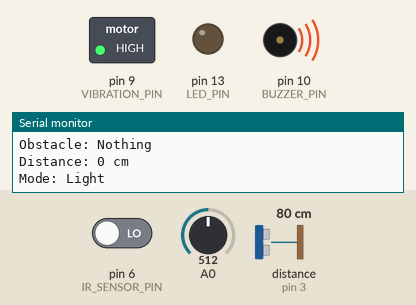
A sketch run on a simulated Arduino Uno, built with avr-gcc and run on an emulated ATmega328P. Parts: switched loads named in the sketch (green lamp = pin HIGH), output pins drawn as LEDs (lit = HIGH), buzzer (waves = sounding, pin HIGH), the last lines printed to the serial monitor. Wiring (inferred from the names in the program): ultrasonic range finder: trigger pin 2; echo pin 3. Inputs (shaded band) come from the test bench; at power-on: A0 = 512, pin 6 (IR_SENSOR_PIN) LOW, distance to the obstacle (sensor on pin 3) 80 cm. The echo pulse lasts 58.3 µs per cm; pins used as bus, display or sensor lines are not drawn.

Above: at 0.8 s.
0.9 s: A0 set to 311
8.5 s: A0 set to 281
At 15.4 s:
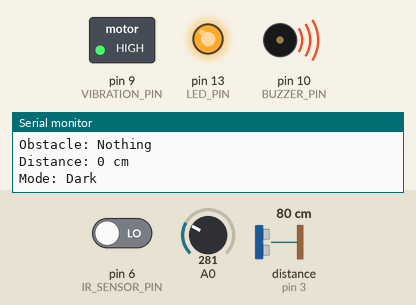
22.3 s: pin 6 (IR_SENSOR_PIN) driven HIGH
At 24.5 s:
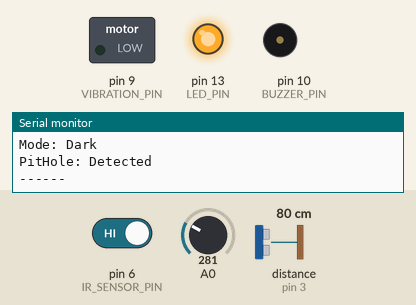
35.4 s: distance to the obstacle (sensor on pin 3) set to 69 cm
At 39.6 s:
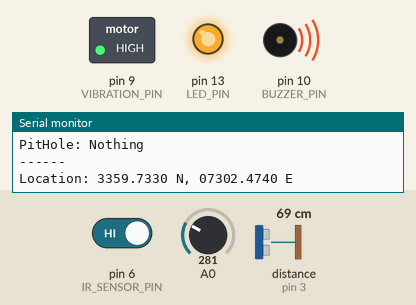
Timing chart, 0 to 62.9 s (numbered marks = the images above; inputs shaded):
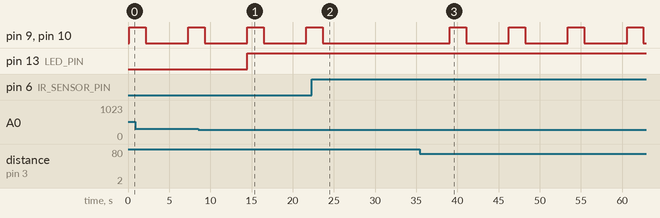

The sketch:

smart_cane_prototype.ino
```cpp
#define F_CPU 16000000UL
#include <avr/io.h>
#include <util/delay.h>
#include <string.h>
#include <stdlib.h>
#include <SoftwareSerial.h>

#define TRIG_PIN PD2
#define ECHO_PIN PD3
#define IR_SENSOR_PIN PD6
#define LDR_PIN 0  // Analog pin A0

#define BUZZER_PIN PB2      // D10
#define VIBRATION_PIN PB1   // D9
#define LED_PIN PB5         // D13

uint16_t obstacle_range = 150;
uint8_t alert_enabled = 1;

SoftwareSerial gpsSerial(4, 5); // RX, TX

void usart_init(unsigned int baud) {
    unsigned int ubrr = F_CPU / 16 / baud - 1;
    UBRR0H = (unsigned char)(ubrr >> 8);
    UBRR0L = (unsigned char)ubrr;
    UCSR0B = (1 << RXEN0) | (1 << TXEN0);
    UCSR0C = (1 << UCSZ01) | (1 << UCSZ00);
}

void usart_send(unsigned char data) {
    while (!(UCSR0A & (1 << UDRE0)));
    UDR0 = data;
}

void usart_send_string(const char *str) {
    while (*str) usart_send(*str++);
}

unsigned char usart_receive(void) {
    while (!(UCSR0A & (1 << RXC0)));
    return UDR0;
}

uint8_t usart_available() {
    return (UCSR0A & (1 << RXC0));
}

void ultrasonic_init() {
    DDRD |= (1 << TRIG_PIN);
    DDRD &= ~(1 << ECHO_PIN);
}

uint16_t read_distance() {
    uint16_t count;
    PORTD &= ~(1 << TRIG_PIN);
    _delay_us(2);
    PORTD |= (1 << TRIG_PIN);
    _delay_us(10);
    PORTD &= ~(1 << TRIG_PIN);

    while (!(PIND & (1 << ECHO_PIN)));
    TCNT1 = 0;
    TCCR1B |= (1 << CS11);

    while (PIND & (1 << ECHO_PIN));
    TCCR1B = 0;
    count = TCNT1;
    return (count / 58);
}

uint16_t analog_read(uint8_t channel) {
    ADMUX = (1 << REFS0) | (channel & 0x0F);
    ADCSRA = (1 << ADEN) | (1 << ADSC) | (1 << ADPS1) | (1 << ADPS0);
    while (ADCSRA & (1 << ADSC));
    return ADC;
}

void trigger_feedback() {
    PORTB |= (1 << BUZZER_PIN) | (1 << VIBRATION_PIN);
    _delay_ms(2000);
    PORTB &= ~((1 << BUZZER_PIN) | (1 << VIBRATION_PIN));
}

void parse_command(char *cmd) {
    if (strstr(cmd, "SET:ALERT=TOGGLE")) {
        alert_enabled = !alert_enabled;
        usart_send_string("Alert toggled.\n");
    } else if (strstr(cmd, "RANGE=150")) {
        obstacle_range = 150;
        usart_send_string("Range set to 150cm\n");
    } else if (strstr(cmd, "TEST=VIBRATION")) {
        PORTB |= (1 << VIBRATION_PIN);
        _delay_ms(2000);
        PORTB &= ~(1 << VIBRATION_PIN);
    } else if (strstr(cmd, "TEST=SOUND")) {
        PORTB |= (1 << BUZZER_PIN);
        _delay_ms(2000);
        PORTB &= ~(1 << BUZZER_PIN);
    }
}

void read_and_print_gps() {
    char c;
    char gps_buffer[120];
    uint8_t i = 0;
    uint16_t timeout = 0;

    while (timeout++ < 5000) {  // Try for 5 seconds
        if (gpsSerial.available()) {
            c = gpsSerial.read();
            if (c == '\n') {
                gps_buffer[i] = '\0';
                if (strstr(gps_buffer, "$GPGGA") || strstr(gps_buffer, "$GPRMC")) {
                    usart_send_string("Location: ");
                    usart_send_string(gps_buffer);
                    usart_send_string("\n");
                    return;
                }
                i = 0;
            } else if (i < sizeof(gps_buffer) - 1) {
                gps_buffer[i++] = c;
            }
        }
    }

    usart_send_string("Location: 3359.7330 N, 07302.4740 E\n");
}

int main(void) {
    DDRD |= (1 << TRIG_PIN);  // Already in ultrasonic_init
    DDRD &= ~(1 << ECHO_PIN) & ~(1 << IR_SENSOR_PIN);
    DDRB |= (1 << BUZZER_PIN) | (1 << VIBRATION_PIN) | (1 << LED_PIN);

    ultrasonic_init();
    usart_init(9600);
    gpsSerial.begin(9600);

    TCCR1A = 0;
    TCCR1B = 0;

    char input[32];
    int index = 0;

    while (1) {
        uint16_t dist = read_distance();
        uint8_t ir = !(PIND & (1 << IR_SENSOR_PIN));
        uint16_t ldr = analog_read(LDR_PIN);

        read_and_print_gps();

        if (dist < obstacle_range && alert_enabled) {
            trigger_feedback();
            usart_send_string("Obstacle: Detected\n");
            char dist_str[16];
            itoa(dist, dist_str, 10);
            usart_send_string("Distance: ");
            usart_send_string(dist_str);
            usart_send_string(" cm\n");
        } else {
            usart_send_string("Obstacle: Nothing\n");
            usart_send_string("Distance: 0 cm\n");
        }

        if (ldr < 300) {
            usart_send_string("Mode: Dark\n");
            PORTB |= (1 << LED_PIN);
        } else {
            usart_send_string("Mode: Light\n");
            PORTB &= ~(1 << LED_PIN);
        }

        if (ir) {
            trigger_feedback();
            usart_send_string("PitHole: Detected\n");
        } else {
            usart_send_string("PitHole: Nothing\n");
        }

        usart_send_string("------\n");

        while (usart_available()) {
            char c = usart_receive();
            if (c == '\n' || index >= 31) {
                input[index] = '\0';
                parse_command(input);
                index = 0;
            } else {
                input[index++] = c;
            }
        }

        _delay_ms(5000);
    }
}
```

Measured:
- the behaviour switches between 300 and 299 on A0 (found by bisection; images 0 and 1)
- the behaviour switches between 75 and 74 cm on distance to the obstacle (sensor on pin 3) (found by bisection; images 2 and 3)
- after the input at 8.5 s, pin 13 (LED_PIN): LOW → HIGH after 6.0 s
- after the input at 22.3 s, pin 9 (VIBRATION_PIN), pin 10 (BUZZER_PIN): goes on until 23.6 s, then stays LOW
- after the input at 35.4 s, pin 9 (VIBRATION_PIN), pin 10 (BUZZER_PIN): alternates HIGH for 2.0 s and LOW for 5.2 s, starting after 3.7 s
- by itself, pin 9 (VIBRATION_PIN), pin 10 (BUZZER_PIN): alternates HIGH for 2.0 s and LOW for 5.2 s
